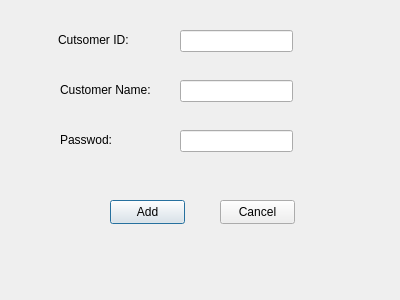
<?xml version="1.0" encoding="UTF-8"?>
<ui version="4.0">
 <class>AddCustomerDialog</class>
 <widget class="QDialog" name="AddCustomerDialog">
  <property name="geometry">
   <rect>
    <x>0</x>
    <y>0</y>
    <width>400</width>
    <height>300</height>
   </rect>
  </property>
  <property name="windowTitle">
   <string>Dialog</string>
  </property>
  <widget class="QLabel" name="label">
   <property name="geometry">
    <rect>
     <x>58</x>
     <y>30</y>
     <width>81</width>
     <height>20</height>
    </rect>
   </property>
   <property name="text">
    <string>Cutsomer ID:</string>
   </property>
  </widget>
  <widget class="QLineEdit" name="editId">
   <property name="geometry">
    <rect>
     <x>180</x>
     <y>30</y>
     <width>113</width>
     <height>22</height>
    </rect>
   </property>
  </widget>
  <widget class="QLabel" name="label_2">
   <property name="geometry">
    <rect>
     <x>60</x>
     <y>80</y>
     <width>101</width>
     <height>20</height>
    </rect>
   </property>
   <property name="text">
    <string>Customer Name:</string>
   </property>
  </widget>
  <widget class="QLineEdit" name="editName">
   <property name="geometry">
    <rect>
     <x>180</x>
     <y>80</y>
     <width>113</width>
     <height>22</height>
    </rect>
   </property>
  </widget>
  <widget class="QLabel" name="label_3">
   <property name="geometry">
    <rect>
     <x>60</x>
     <y>130</y>
     <width>61</width>
     <height>20</height>
    </rect>
   </property>
   <property name="text">
    <string>Passwod:</string>
   </property>
  </widget>
  <widget class="QLineEdit" name="editPassword">
   <property name="geometry">
    <rect>
     <x>180</x>
     <y>130</y>
     <width>113</width>
     <height>22</height>
    </rect>
   </property>
  </widget>
  <widget class="QPushButton" name="btnAdd">
   <property name="geometry">
    <rect>
     <x>110</x>
     <y>200</y>
     <width>75</width>
     <height>24</height>
    </rect>
   </property>
   <property name="text">
    <string>Add</string>
   </property>
  </widget>
  <widget class="QPushButton" name="btnCancel">
   <property name="geometry">
    <rect>
     <x>220</x>
     <y>200</y>
     <width>75</width>
     <height>24</height>
    </rect>
   </property>
   <property name="text">
    <string>Cancel</string>
   </property>
  </widget>
 </widget>
 <resources/>
 <connections/>
</ui>
